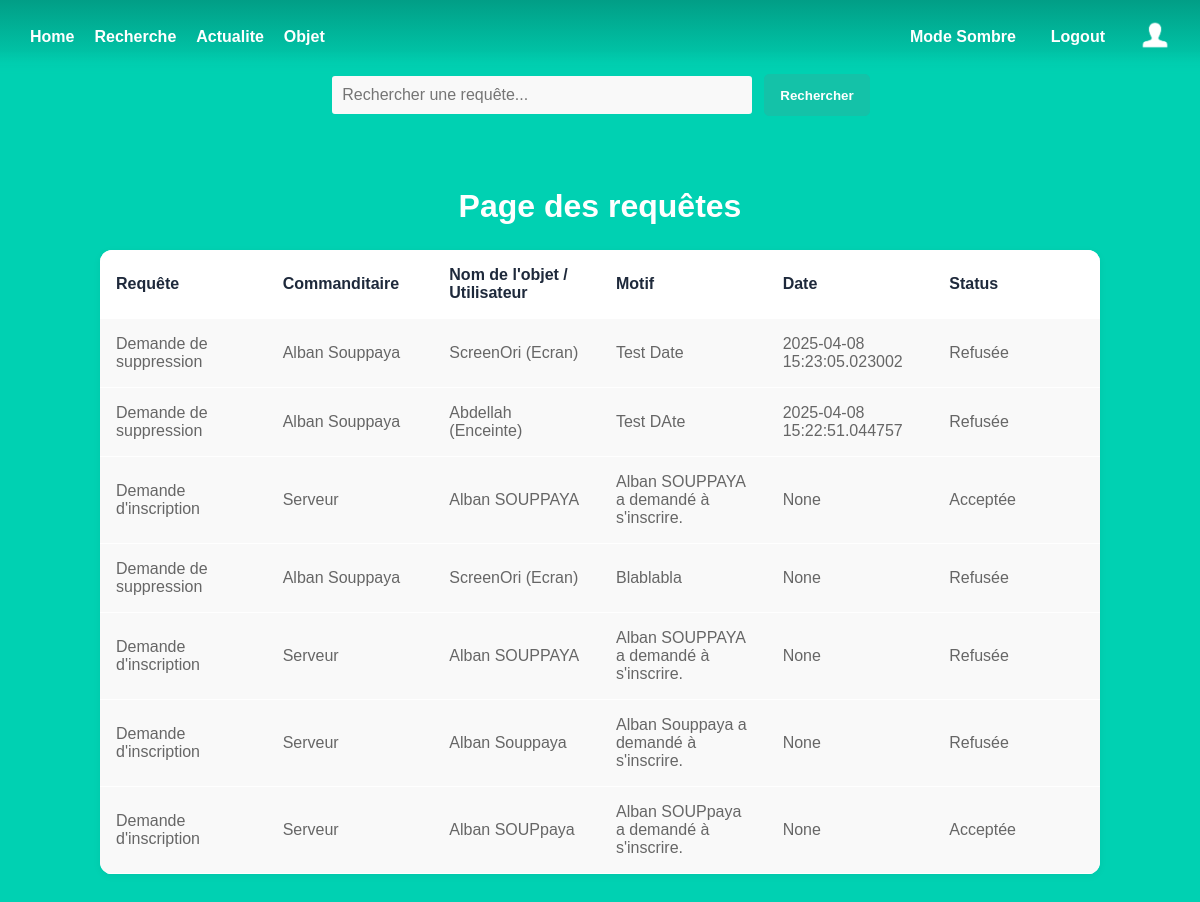
The app's page /request_admin (signed in), older data.
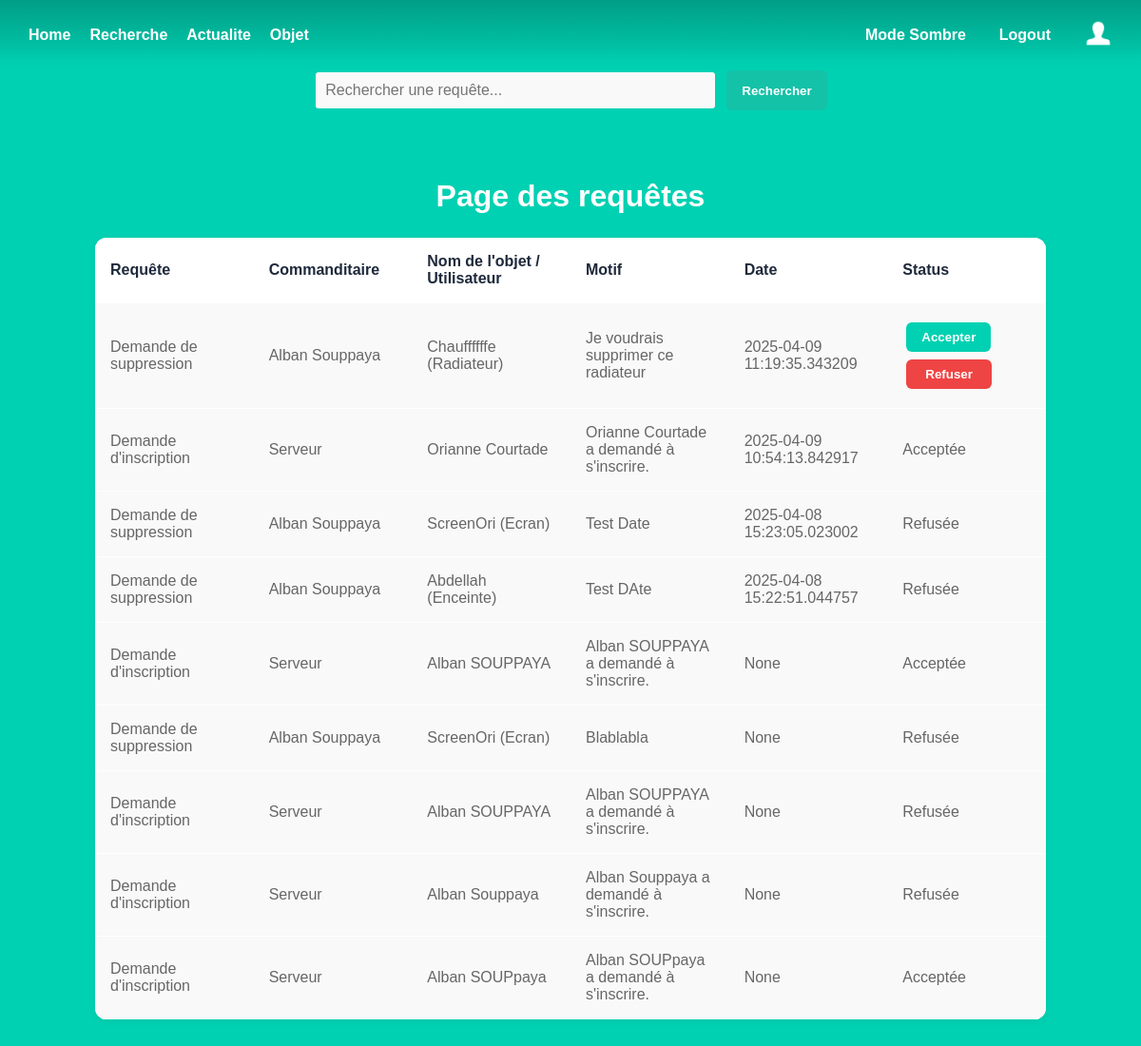
The same page, newer data.
### models.py (models this page shows)
class Request(db.Model):
    id = db.Column(db.Integer, primary_key=True)
    title = db.Column(db.String)
    description = db.Column(db.Text)
    status = db.Column(db.String)
    date = db.Column(db.DateTime)
    object_name = db.Column(db.String)
    object_type = db.Column(db.String)
    user_lastname = db.Column(db.String)
    user_firstname = db.Column(db.String)

### admin.py (the view)
@admin.route('/request_admin')
def request_admin_list():
    requests = Request.query.order_by(desc(Request.date)).all()
    return render_template('admin_request.html', requests=requests)

### templates/admin_request.html
{% extends 'base.html' %}
{% block content %}
<div class="search-container">
    <input type="text" class="search-input search-obj" placeholder="Rechercher une requête...">
    <button class="search-button">Rechercher</button>
</div>
<h1 class="title">
    Page  des requêtes
</h1>
<div class="resquest-container">
    <div class="">
        <table>
            <tr>
                <th>Requête</th>
                <th>Commanditaire</th>
                <th>Nom de l'objet / Utilisateur</th>
                <th>Motif</th>
                <th>Date</th>
                <th>Status</th>
            </tr>
        {% for rqs in requests %}
        {% if rqs.title == "Demande de suppression" %}
            <tr>
                <td>{{rqs.title}}</td>
                <td>{{rqs.user_firstname}} {{rqs.user_lastname}}</td>
                <td>{{rqs.object_name}} ({{rqs.object_type}})</td>
                <td>{{rqs.description}}</td>
                <td>{{rqs.date}}</td>
                {% if rqs.status == "En attente" %}
                <td>
                    <form action="{{ url_for('admin.request_accept', request_id=rqs.id) }}" method="post">
                        <button type="submit" class="accept-btn">Accepter</button>
                    </form>
                    <form action="{{ url_for('admin.request_refuse', request_id=rqs.id) }}" method="post">
                        <button type="submit" class="refuse-btn">Refuser</button>
                    </form>
                </td>
                {% else %}
                    <td>{{rqs.status}}</td>
                {% endif %}
            </tr>
        {% elif rqs.title == "Demande d'inscription" %}
            <tr>
                <td>{{rqs.title}}</td>
                <td>Serveur</td>
                <td>{{rqs.user_firstname}} {{rqs.user_lastname}}</td>
                <td>{{rqs.description}}</td>
                <td>{{rqs.date}}</td>
                {% if rqs.status == "En attente" %}
                <td>
                    <form action="{{ url_for('admin.request_accept', request_id=rqs.id) }}" method="post">
                        <button type="submit" class="accept-btn">Accepter</button>
                    </form>
                    <form action="{{ url_for('admin.request_refuse', request_id=rqs.id) }}" method="post">
                        <button type="submit" class="refuse-btn">Refuser</button>
                    </form>
                </td>
                {% else %}
                    <td>{{rqs.status}}</td>
                {% endif %}
            </tr>
        {% endif %}
        {% endfor %}
        </table>
    </div>
</div>
{% endblock %}

### templates/base.html (shortened to what this page needs)
<!DOCTYPE html>
<html lang="fr">
<head>
    <link rel="stylesheet" href="{{ url_for('static', filename='styles/base2.css') }}" />
</head>
<body>
    <section class="hero is-primary is-fullheight">
        <div class="hero-head">
            <nav class="navbar">
                <div class="container">
                    <div class="navbar-start">
                        <a href="{{ url_for('main.index') }}" class="navbar-item">Home</a>
                        <a href="{{ url_for('main.search') }}" class="navbar-item">Recherche</a>
                        <a href="{{ url_for('main.actualite') }}" class="navbar-item">Actualite</a>
                        {% if current_user.is_authenticated %}
                            <a href="{{ url_for('manage_object.list_objects') }}" class="navbar-item">Objet</a>
                        {% endif %}
                    </div>
                    <div class="navbar-end">
                        {% if current_user.is_authenticated %}
                        <a id="toggle-dark-mode" class="themeToggle navbar-item" onclick="toggleColorMode()" >Mode Sombre</a>
                        <a href="{{ url_for('auth.logout') }}" class="navbar-item">Logout</a>
                            <a href="{{ url_for('main.profile') }}" class="navbar-item">
                                <img src="{{ url_for('static', filename='profile-icon-white-6-1.png') }}" alt="Profil"  width="30" height="30">
                            </a>
                        {% else %}
                            <a href="{{ url_for('auth.login') }}" class="navbar-item">Login</a>
                            <a href="{{ url_for('auth.signup') }}" class="navbar-item">Sign Up</a>
                        {% endif %}
                    </div>
                </div>
            </nav>
        </div>
        <div class="hero-body">
                {% block content %}
                {% endblock %}
        </div>
    </section>
</body>
</html>

### static/styles/base2.css (style rules this page uses)
html, body { height: 100%; margin: 0; padding: 0; font-family: 'Arial', sans-serif; background-color: var(--clair); color: rgb(0, 0, 0); text-align: center; }
:root { --clair: #00d1b2; --moyen: #14c2a8; --fonce: #019e86; --tresfonce: #00a88b; --ecriture: white; --box: white; --titrebox: black; --border: #ddd; --writeinput: #aaa; --itembox: #f9f9f9; --titreitem: #333; --pitem: #666; --ecritureform: black; --titrerequete: #1e293b; }
.navbar { display: flex; justify-content: space-between; align-items: center; background: linear-gradient(to bottom, var(--fonce), var(--clair)); padding: 10px 20px; color: var(--ecriture); -webkit-mask-image: linear-gradient(to bottom, rgba(0, 0, 0, 1) 70%, rgba(0, 0, 0, 0)); mask-image: linear-gradient(to bottom, rgba(0, 0, 0, 1) 70%, rgba(0, 0, 0, 0)); height: 10%; }
.navbar .container { display: flex; width: 100%; justify-content: space-between; align-items: center; margin-top: 0px; }
.navbar-start { display: flex; align-items: center; }
.navbar-end { display: flex; align-items: center; gap: 15px; }
.navbar-item { color: var(--ecriture) !important; font-weight: bold; text-decoration: none; padding: 10px; }
.hero-body { display: flex; flex-direction: column; justify-content: center; align-items: center; height: calc(100vh - 56px); width: 100%; box-sizing: border-box; height: 90%; }
.title { color: var(--ecriture); padding-top: 25px; font-size: 2rem; font-weight: 600; line-height: 1.125 }
.search-container { display: flex; justify-content: center; margin-bottom: 20px; }
.search-input { width: 400px; max-width: 100%; padding: 10px; border: 2px solid var(--clair); border-radius: 5px; font-size: 16px; background-color: var(--itembox); }
.search-button { background-color: var(--moyen); border: 1px solid var(--moyen); color: white; font-weight: bold; padding: 10px 15px; border-radius: 5px; margin-left: 10px; cursor: pointer; transition: background 0.3s; }
.resquest-container table { table-layout: fixed; width: 100%; border-collapse: collapse; margin: 0 auto; max-width: 1000px; background-color: var(--box); border-radius: 12px; overflow: hidden; box-shadow: 0 2px 8px rgba(0, 0, 0, 0.05); margin-bottom: 30px; }
.resquest-container th, td { text-align: left; padding: 1rem; border-bottom: 1px solid var(--box); }
.resquest-container th { background-color: var(--box); color: var(--titrerequete); font-weight: 600; }
.resquest-container td { background-color: var(--itembox); color: var(--pitem); }
.resquest-container form { display: inline-block; margin: 0.25rem; }
.resquest-container form button { padding: 0.5rem 1rem; border: none; border-radius: 6px; font-weight: 600; cursor: pointer; transition: all 0.2s ease-in-out; }
.resquest-container .accept-btn[type="submit"]:first-child { background-color: var(--clair); color: var(--ecriture); }
.resquest-container .refuse-btn[type="submit"]:last-child { background-color: #ef4444; color: var(--ecriture); padding-left: 20px; padding-right: 20px; }

Row changes from the older to the newer data that the page shows:
added Request: title "Demande de suppression", user_firstname "Alban", user_lastname "Souppaya", object_name "Chauffffffe", object_type "Radiateur", description "Je voudrais supprimer ce radiateur", date "2025-04-09 11:19:35.343209"
added Request: title "Demande d'inscription", user_firstname "Orianne", user_lastname "Courtade", description "Orianne Courtade a demandé à s'inscrire.", date "2025-04-09 10:54:13.842917", status "Acceptée"
